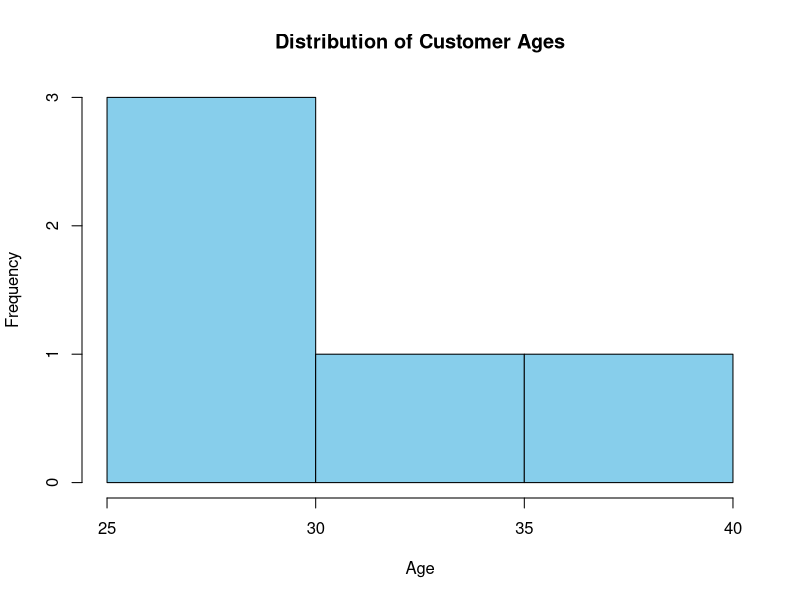
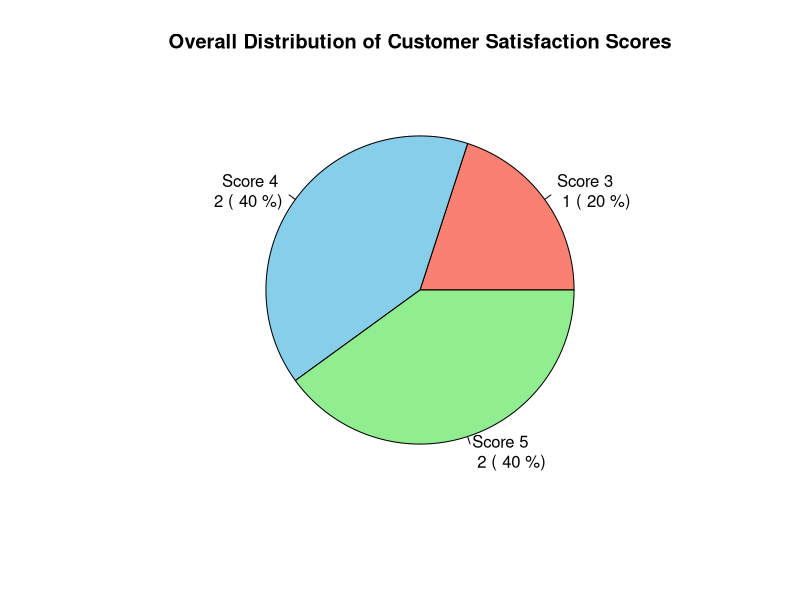
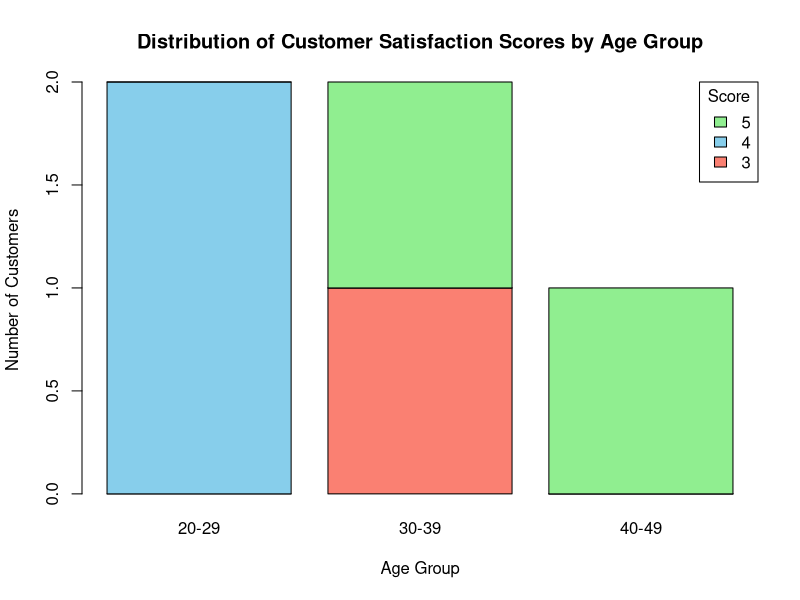
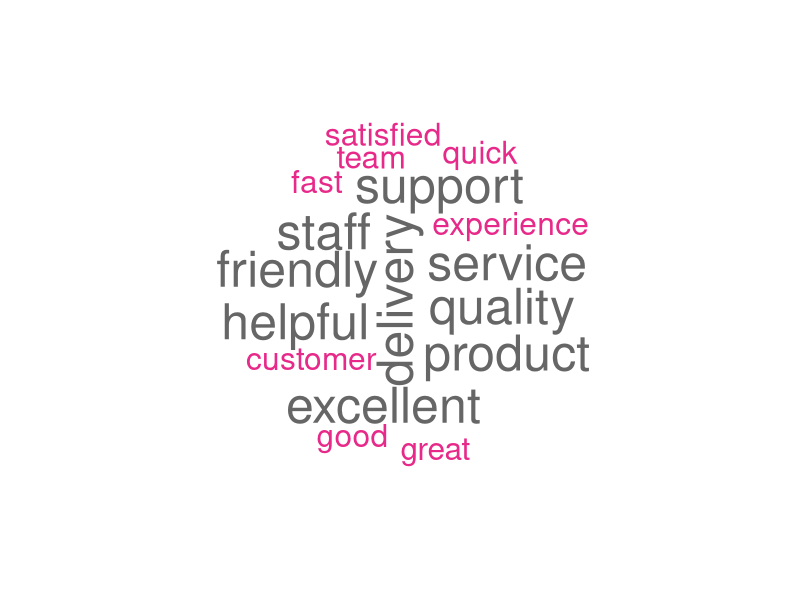

Recreate these plots in R, in order.

# Dataset: Customer Ages
age <- c(25, 30, 35, 28, 40)

# Histogram of Customer Ages
hist(age,
     main = "Distribution of Customer Ages",
     xlab = "Age",
     ylab = "Frequency",
     col = "skyblue",
     border = "black")


# Dataset: Customer Satisfaction Scores
satisfaction <- c(4, 5, 3, 4, 5)

# Calculate frequency counts
score_counts <- table(satisfaction)

# Calculate percentages
percent <- round(score_counts / sum(score_counts) * 100)

# Create labels
pie_labels <- paste("Score", names(score_counts),
                    "\n", score_counts,
                    "(", percent, "%)")

# Pie Chart
pie(score_counts,
    labels = pie_labels,
    main = "Overall Distribution of Customer Satisfaction Scores",
    col = c("salmon", "skyblue", "lightgreen"))



# Dataset: Ages and Satisfaction Scores
age <- c(25, 30, 35, 28, 40)
satisfaction <- c(4, 5, 3, 4, 5)

# Create Age Groups
age_group <- cut(age,
                 breaks = c(20, 29, 39, 49),
                 labels = c("20-29", "30-39", "40-49"))

# Create frequency table
table_data <- table(satisfaction, age_group)

# Stacked Bar Chart
barplot(table_data,
        main = "Distribution of Customer Satisfaction Scores by Age Group",
        xlab = "Age Group",
        ylab = "Number of Customers",
        col = c("salmon", "skyblue", "lightgreen"),
        legend.text = rownames(table_data),
        args.legend = list(title = "Score",
                           x = "topright"))


# Install packages only once if required
# install.packages("wordcloud")
# install.packages("RColorBrewer")

library(wordcloud)
library(RColorBrewer)

# Sample Open-Ended Customer Feedback
# The original dataset contains no text feedback,
# so sample feedback is used for the word cloud.

feedback <- c(
  "Excellent customer service and friendly staff",
  "Great product quality and quick delivery",
  "Very helpful support team",
  "Good quality product and satisfied experience",
  "Fast delivery and friendly staff",
  "Excellent service and helpful support"
)

# Combine all feedback
text <- paste(feedback, collapse = " ")

# Convert text to lowercase
text <- tolower(text)

# Split text into individual words
words <- unlist(strsplit(text, "\\W+"))

# Remove common words
stop_words <- c("and", "the", "very", "with")

words <- words[!words %in% stop_words]

# Remove very short words
words <- words[nchar(words) > 2]

# Count word frequencies
word_freq <- table(words)

# Sort frequencies
word_freq <- sort(word_freq, decreasing = TRUE)

# Generate Word Cloud
set.seed(123)

wordcloud(
  words = names(word_freq),
  freq = as.numeric(word_freq),
  min.freq = 1,
  scale = c(3, 0.8),
  random.order = FALSE,
  colors = brewer.pal(8, "Dark2"),
  main = "Prevalent Customer Sentiments Word Cloud"
)
